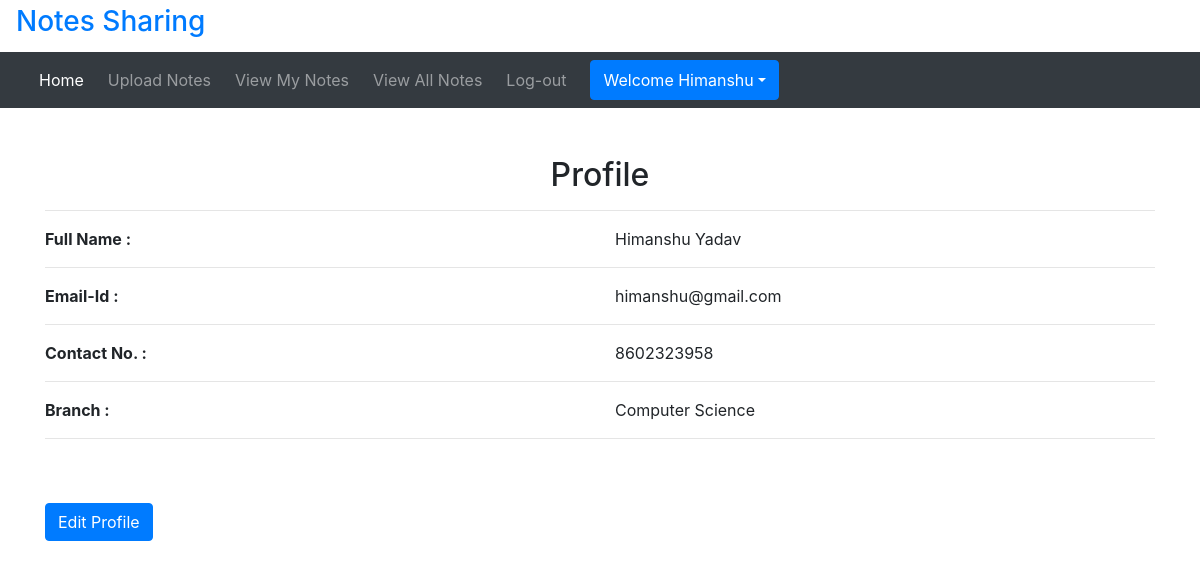
The app's page /profile/ (signed in) with its own data.
### notes/models.py (models this page shows, shortened)
class Signup(models.Model):
    user = models.ForeignKey(User, on_delete=models.CASCADE)
    contact = models.CharField(max_length=10)
    branch = models.CharField(max_length=30)
    role = models.CharField(max_length=15)

### notes/views.py (the view)
# urls.py: path('profile/', views.profile, name="profile"),
def profile(request):
    if not request.user.is_authenticated:
        return redirect('login')
    user = User.objects.get(id= request.user.id)
    data = Signup.objects.get(user= user)
    d = {'data':data,'user':user}
    return render(request,'profile.html',d)

### notes/templates/profile.html
{% extends 'user_nav.html' %}
{% load static %}
{% block body %}
<div class="container mt-5">
  <h2 class="text-center">Profile</h2><hr>
  <div class="row">
    <div class="col-md-6">
      <b>Full Name :</b>
    </div>
    <div class="col-md-6" style="text-transform: capitalize">
      {{data.user.first_name}} {{data.user.last_name}}
    </div>
  </div><hr>
    <div class="row">
      <div class="col-md-6">
        <b>Email-Id :</b>
      </div>
      <div class="col-md-6">
        {{data.user.username}}
      </div>
    </div><hr>
    <div class="row">
      <div class="col-md-6">
        <b>Contact No. :</b>
      </div>
      <div class="col-md-6">
        {{data.contact}}
      </div>
    </div><hr>
    <div class="row">
      <div class="col-md-6">
        <b>Branch :</b>
      </div>
      <div class="col-md-6">
        {{data.branch}}
      </div>
    </div><hr>
  <a href="/edit_profile" class="btn btn-primary mt-5">Edit Profile</a>
</div>
{% endblock %}

### notes/templates/user_nav.html (shortened to what this page needs)
<!DOCTYPE html>
{% load static %}
<html lang="en" dir="ltr">
  <head>
    <link rel="stylesheet" href="https://maxcdn.bootstrapcdn.com/bootstrap/4.5.2/css/bootstrap.min.css">
    <link rel="stylesheet" href="https://cdnjs.cloudflare.com/ajax/libs/font-awesome/4.7.0/css/font-awesome.min.css">
    <link rel="stylesheet" href="{% static 'css/mystyle.css' %}">
  </head>
  <body>
    <a class="navbar-brand ml-3 mb-2 mb-lg-0" href="#"><h3>Notes Sharing</h3></a>
    <nav class="navbar navbar-expand-lg navbar-dark bg-dark">
      <div class="container-fluid">
        <div class="collapse navbar-collapse" id="navbarSupportedContent">
          <ul class="navbar-nav me-auto mb-2 mb-lg-0">
            <li class="nav-item">
              <a class="nav-link active mr-2" aria-current="page" href="/profile">Home</a>
            </li>
            <li class="nav-item">
              <a class="nav-link mr-2" aria-current="page" href="/upload_notes">Upload Notes</a>
            </li>
            <li class="nav-item">
              <a class="nav-link mr-2" aria-current="page" href="/view_mynotes">View My Notes</a>
            </li>
            <li class="nav-item">
              <a class="nav-link mr-2" aria-current="page" href="/viewallnotes">View All Notes</a>
            </li>
            <li class="nav-item">
              <a class="nav-link" aria-current="page" href="/">Log-out</a>
            </li>
            <div class="btn-group ml-3">
              <button type="button" class="btn btn-primary dropdown-toggle" data-toggle="dropdown" name="button">Welcome {{request.user.first_name}}</button>
            </div>
          </ul>
        </div>
      </div>
    </nav>
  </body>
</html>
{% block body %}
{% endblock %}

### records on screen
Signup: user.first_name "Himanshu", user.last_name "Yadav", user.username "himanshu@gmail.com", contact "8602323958", branch "Computer Science"

### other values on screen
{{ request.user.first_name }} "Himanshu"
